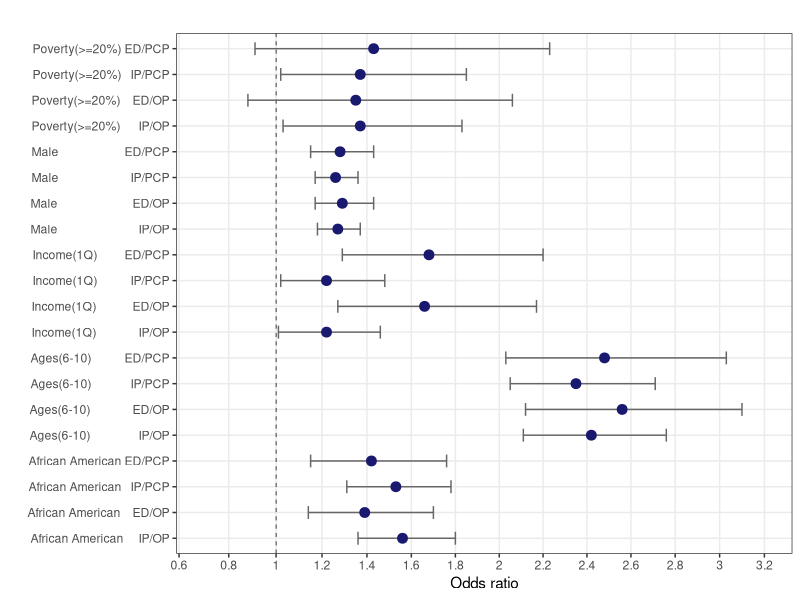

This chart was generated by the following R code: (Note: this script raises an error after producing the figure.)

library(ggplot2)

# Sample 1
boxLabels = c("African American     IP/OP", 
              "African American   IP/PCP", 
              "African American    ED/OP", 
              "African American ED/PCP",
              "Male                           IP/OP", 
              "Male                        IP/PCP", 
              "Male                         ED/OP", 
              "Male                      ED/PCP",
              "Ages(6-10)                IP/OP", 
              "Ages(6-10)             IP/PCP", 
              "Ages(6-10)              ED/OP", 
              "Ages(6-10)           ED/PCP",
              "Income(1Q)              IP/OP", 
              "Income(1Q)           IP/PCP", 
              "Income(1Q)            ED/OP", 
              "Income(1Q)         ED/PCP",
              "Poverty(>=20%)      IP/OP", 
              "Poverty(>=20%)   IP/PCP", 
              "Poverty(>=20%)    ED/OP", 
              "Poverty(>=20%) ED/PCP"
)

df <- data.frame(yAxis = length(boxLabels):1, 
                 boxCILow =  c(1.36, 1.31, 1.14, 1.15, 
                               1.18, 1.17, 1.17, 1.15,  
                               2.11, 2.05, 2.12, 2.03, 
                               1.01, 1.02, 1.27, 1.29, 
                               1.03, 1.02, 0.88, 0.91), 
                 boxOdds =   c(1.56, 1.53, 1.39, 1.42,
                               1.27, 1.26, 1.29, 1.28,
                               2.42, 2.35, 2.56, 2.48,
                               1.22, 1.22, 1.66, 1.68,
                               1.37, 1.37, 1.35, 1.43), 
                 boxCIHigh = c(1.80, 1.78, 1.70, 1.76,
                               1.37, 1.36, 1.43, 1.43,
                               2.76, 2.71, 3.10, 3.03,
                               1.46, 1.48, 2.17, 2.20,
                               1.83, 1.85, 2.06, 2.23))


(p <- ggplot(df, aes(x = boxOdds, y = boxLabels)) + 
    geom_vline(aes(xintercept = 1), size = .25, linetype = "dashed") + 
    geom_errorbarh(aes(xmax = boxCIHigh, xmin = boxCILow), size = .5, height = .5, color = "gray40") +
    geom_point(size = 3.0, color = "midnight blue") +
    coord_trans(x = scales:::exp_trans(2)) +
    
    scale_x_sqrt(breaks = seq(0.6, 3.2, 0.2), labels = seq(0.6, 3.2, 0.2),
                       limits = c(0.7,3.2)) +

            theme_bw()+
    theme(panel.grid.minor = element_blank()) +
    ylab("") +
    xlab("Odds ratio") +
    annotate(geom = "text", y =1.1, x = log10(1.5), 
             label = "", size = 5, hjust = 0) + 
    ggtitle("")
) 


  

# Sample 2
boxLabels = c("African American",
              "African American     IP/OP", 
              "African American   IP/PCP", 
              "African American    ED/OP", 
              "African American ED/PCP",
              "Male                           ", 
              "Male                           IP/OP", 
              "Male                        IP/PCP", 
              "Male                         ED/OP", 
              "Male                      ED/PCP",
              "Ages(6-10)                ", 
              "Ages(6-10)                IP/OP", 
              "Ages(6-10)             IP/PCP", 
              "Ages(6-10)              ED/OP", 
              "Ages(6-10)           ED/PCP",
              "Income(1Q)              ", 
              "Income(1Q)              IP/OP", 
              "Income(1Q)           IP/PCP", 
              "Income(1Q)            ED/OP", 
              "Income(1Q)         ED/PCP",
              "Poverty(>=20%)      ", 
              "Poverty(>=20%)      IP/OP", 
              "Poverty(>=20%)   IP/PCP", 
              "Poverty(>=20%)    ED/OP", 
              "Poverty(>=20%) ED/PCP"
)



df2$yAxis <- factor(df$yAxis,levels = c(
  "African American",
  "African American     IP/OP", 
  "African American   IP/PCP", 
  "African American    ED/OP", 
  "African American ED/PCP",
  "Male                           ", 
  "Male                           IP/OP", 
  "Male                        IP/PCP", 
  "Male                         ED/OP", 
  "Male                      ED/PCP",
  "Ages(6-10)                ", 
  "Ages(6-10)                IP/OP", 
  "Ages(6-10)             IP/PCP", 
  "Ages(6-10)              ED/OP", 
  "Ages(6-10)           ED/PCP",
  "Income(1Q)              ", 
  "Income(1Q)              IP/OP", 
  "Income(1Q)           IP/PCP", 
  "Income(1Q)            ED/OP", 
  "Income(1Q)         ED/PCP",
  "Poverty(>=20%)      ", 
  "Poverty(>=20%)      IP/OP", 
  "Poverty(>=20%)   IP/PCP", 
  "Poverty(>=20%)    ED/OP", 
  "Poverty(>=20%) ED/PCP"
))
              
              
              
# Revision (from  here)


df2 <- data.frame(yAxis = 
                   c(
                     "African American",
                     "African American     IP/OP", 
                     "African American   IP/PCP", 
                     "African American    ED/OP", 
                     "African American ED/PCP",
                     "Male                           ", 
                     "Male                           IP/OP", 
                     "Male                        IP/PCP", 
                     "Male                         ED/OP", 
                     "Male                      ED/PCP",
                     "Ages(6-10)                ", 
                     "Ages(6-10)                IP/OP", 
                     "Ages(6-10)             IP/PCP", 
                     "Ages(6-10)              ED/OP", 
                     "Ages(6-10)           ED/PCP",
                     "Income(1Q)              ", 
                     "Income(1Q)              IP/OP", 
                     "Income(1Q)           IP/PCP", 
                     "Income(1Q)            ED/OP", 
                     "Income(1Q)         ED/PCP",
                     "Poverty(>=20%)      ", 
                     "Poverty(>=20%)      IP/OP", 
                     "Poverty(>=20%)   IP/PCP", 
                     "Poverty(>=20%)    ED/OP", 
                     "Poverty(>=20%) ED/PCP"),
                 boxCILow =  c(0, 1.36, 1.31, 1.14, 1.15, 
                               0, 1.18, 1.17, 1.17, 1.15,  
                               0,2.11, 2.05, 2.12, 2.03, 
                               0,1.01, 1.02, 1.27, 1.29, 
                               0,1.03, 1.02, 0.88, 0.91), 
                 boxOdds =   c(0, 1.56, 1.53, 1.39, 1.42,
                               0, 1.27, 1.26, 1.29, 1.28,
                               0,2.42, 2.35, 2.56, 2.48,
                               0,1.22, 1.22, 1.66, 1.68,
                               0,1.37, 1.37, 1.35, 1.43), 
                 boxCIHigh = c(0, 1.80, 1.78, 1.70, 1.76, 
                               0, 1.37, 1.36, 1.43, 1.43,
                               0,2.76, 2.71, 3.10, 3.03,
                               0,1.46, 1.48, 2.17, 2.20,
                               0,1.83, 1.85, 2.06, 2.23))


# View(df2)

# Reverse order
df2$yAxis <- factor(df2$yAxis,levels=rev(unique(df2$yAxis)))



(p <- ggplot(df2, aes(x = boxOdds, y =yAxis)) + 
    geom_vline(aes(xintercept = 1), size = .25, linetype = "dashed") + 
    geom_bar(stat = "identity") +
    geom_errorbarh(aes(xmax = boxCIHigh, xmin = boxCILow), size = .5, height = .5, color = "gray40") +
    geom_point(size = 3.0, color = "midnight blue") +
    coord_trans(x = scales:::exp_trans(2)) +
    
    scale_x_sqrt(breaks = seq(0.6, 3.2, 0.2), labels = seq(0.6, 3.2, 0.2),
                 limits = c(0.7,3.2)) +
    
    theme_bw()+
    theme(panel.grid.minor = element_blank()) +
    ylab("") +
    xlab("Odds ratio") +
    annotate(geom = "text", y =1.1, x = log10(1.5), 
             label = "", size = 5, hjust = 0) + 
    ggtitle("Test")
) 
  

# Revision 3



df3 <- data.frame(yAxis = 
                    c(
                      "IP/OP", 
                      "IP/PCP", 
                      "ED/OP", 
                      "ED/PCP",
                      "IP/OP", 
                      "IP/PCP", 
                      "ED/OP", 
                      "ED/PCP",
                      "IP/OP", 
                      "IP/PCP", 
                      "ED/OP", 
                      "ED/PCP",
                      "IP/OP", 
                      "IP/PCP", 
                      "ED/OP", 
                      "ED/PCP",
                      "IP/OP", 
                      "IP/PCP", 
                      "ED/OP", 
                      "ED/PCP"),
                  grouping = c("African American","African American","African American","African American",
                               "Male","Male","Male","Male",
                               "Ages (6-10)","Ages (6-10)","Ages (6-10)","Ages (6-10)",
                               "Median Household Income (<Q1)","Median Household Income (<Q1)","Median Household Income (<Q1)","Median Household Income (<Q1)",  
                               "Poverty rate (>=20%)","Poverty rate (>=20%)","Poverty rate (>=20%)","Poverty rate (>=20%)"),
                  boxCILow =  c(1.36, 1.31, 1.14, 1.15, 
                                1.18, 1.17, 1.17, 1.15,  
                                2.11, 2.05, 2.12, 2.03, 
                                1.01, 1.02, 1.27, 1.29, 
                                1.03, 1.02, 0.88, 0.91), 
                  boxOdds =   c(1.56, 1.53, 1.39, 1.42,
                                1.27, 1.26, 1.29, 1.28,
                                2.42, 2.35, 2.56, 2.48,
                                1.22, 1.22, 1.66, 1.68,
                                1.37, 1.37, 1.35, 1.43), 
                  boxCIHigh = c(1.80, 1.78, 1.70, 1.76, 
                                1.37, 1.36, 1.43, 1.43,
                                2.76, 2.71, 3.10, 3.03,
                                1.46, 1.48, 2.17, 2.20,
                                1.83, 1.85, 2.06, 2.23))


# View(df3)



# Reverse order
df3$yAxis <- factor(df3$yAxis,levels=rev(unique(df3$yAxis)))



(p <- ggplot(df3, aes(x = boxOdds, y =yAxis)) + 
    geom_vline(aes(xintercept = 1), size = .25, linetype = "dashed") + 
    geom_bar(stat = "identity") +
    facet_wrap(~grouping, scales="free") +
    geom_errorbarh(aes(xmax = boxCIHigh, xmin = boxCILow), size = .05, height = .15, color = "gray40") +
    geom_point(size = 2.5, color = "blue") +
    coord_trans(x = scales:::exp_trans(2)) +
    
    scale_x_sqrt(breaks = seq(0.6, 3.2, 0.4), labels = seq(0.6, 3.2, 0.4),
                 limits = c(0.7,3.2)) +
    
    theme_bw()+
    theme(panel.grid.minor = element_blank()) +
    ylab("") +
    xlab("Odds ratio (log scale)") +
    annotate(geom = "text", y =1.1, x = log10(1.5), 
             label = "Model p < 0.001", size = 5, hjust = 0) + 
    ggtitle("")
) 



# grouping
# facet_wrap(~grouping, scales="free") +

# Adjust scale of x Axis  
# scale_x_sqrt(breaks = seq(0.6, 3.2, 0.4), labels = seq(0.6, 3.2, 0.4),
             


# This is most recently updated (7/24/20)
(p <- ggplot(df3, aes(x = boxOdds, y =yAxis)) + 
    geom_vline(aes(xintercept = 1), size = .25, linetype = "dashed") + 
    geom_bar(stat = "identity") +
    facet_wrap(~grouping, scales="free") +

    geom_errorbarh(data = filter(df3, yAxis=="IP/OP"), aes(xmax = boxCIHigh, xmin = boxCILow), size = .05, height = .15, color = "gray40") +
    geom_point(data = filter(df3, yAxis=="IP/OP"), size = 3, color = "midnight blue") +

    geom_errorbarh(data = filter(df3, yAxis=="IP/PCP"), aes(xmax = boxCIHigh, xmin = boxCILow), size = .05, height = .15, color = "gray40") +
    geom_point(data = filter(df3, yAxis=="IP/PCP"), size = 3, color = "dark orange") +
    
    geom_errorbarh(data = filter(df3, yAxis=="ED/OP"), aes(xmax = boxCIHigh, xmin = boxCILow), size = .05, height = .15, color = "gray40") +
    geom_point(data = filter(df3, yAxis=="ED/OP"), size = 3, color = "dark green") +
    
    geom_errorbarh(data = filter(df3, yAxis=="ED/PCP"), aes(xmax = boxCIHigh, xmin = boxCILow), size = .05, height = .15, color = "gray40") +
    geom_point(data = filter(df3, yAxis=="ED/PCP"), size = 3, color = "purple") +
    
    coord_trans(x = scales:::exp_trans(2)) +
    
    scale_x_sqrt(breaks = seq(0.6, 3.2, 0.4), labels = seq(0.6, 3.2, 0.4),
                 limits = c(0.7,3.2)) +
    
    theme_bw()+
    theme(panel.grid.minor = element_blank()) +
    ylab("") +
    xlab("Odds ratio (log scale)") +
    annotate(geom = "text", y =1.1, x = log10(1.5), 
             label = "Model p < 0.001", size = 5, hjust = 0) + 
    ggtitle("")
) 



# Different point color
# Use filter function
# https://www.jscarlton.net/post/2017-04-05multipledotsggplot/










# Order x axis

library(tidyverse)
library(scales)

data(tips, package = "reshape2")

View(tips)

tips %>% 
  count(day) %>% 
  mutate(perc = n / nrow(tips)) -> tips2


tips2$day <- factor(tips2$day,levels = c("Thur", "Fri", "Sat", "Sun"))

ggplot(tips2, aes(x = day, y = perc)) + geom_bar(stat = "identity")







# http://sape.inf.usi.ch/quick-reference/ggplot2/geom_errorbar





# Bar graphs

df <- data.frame(dose=c("D0.5", "D1", "D2"),
                 len=c(4.2, 10, 29.5))
head(df)

ggplot(data=df, aes(x=dose, y=len)) +
  geom_bar(stat="identity", fill="steelblue")+
  geom_text(aes(label=len), vjust=-0.3, size=3.5)+
  theme_minimal()

# Inside bars
ggplot(data=df, aes(x=dose, y=len)) +
  geom_bar(stat="identity", fill="steelblue")+
  geom_text(aes(label=len), vjust=1.6, color="white", size=3.5)+
  theme_minimal()


# VIIP 
df2 <- data.frame(supp=rep(c("Threnshold MY2018", "Threnshold MY2015"), each=3),
                  Measure=rep(c("CWP", "AMR", "AAB"),2),
                  Rate=c('26.55%', '57.25%', '33.22%', '19.81%', '52.28%', '29.30%'))
head(df2)


ggplot(data=df2, aes(x=Measure, y=Rate, fill=supp)) +
  geom_bar(stat="identity", position=position_dodge())+
  geom_text(aes(label=Rate), vjust=-0.3, size=3.5,
            position = position_dodge(0.9), size=3.5)+
  scale_fill_brewer(palette="Paired")+
  theme_minimal()




ggplot(data=df, aes(x=dose, y=len)) +
  geom_bar(stat="identity", fill="steelblue")+
  geom_text(aes(label=len), vjust=-0.3, size=3.5)+
  theme_minimal()




####################################### Contorller medications added #######################################
### 04/19/21



df4 <- data.frame(yAxis = 
                    c(
                      "ED/OP", 
                      "ED/PCP", 
                      "IP/OP", 
                      "IP/PCP",
                      "ED/OP", 
                      "ED/PCP", 
                      "IP/OP", 
                      "IP/PCP",
                      "ED/OP", 
                      "ED/PCP", 
                      "IP/OP", 
                      "IP/PCP",
                      "ED/OP", 
                      "ED/PCP", 
                      "IP/OP", 
                      "IP/PCP",
                      "ED/OP", 
                      "ED/PCP", 
                      "IP/OP", 
                      "IP/PCP",
                      "ED/OP", 
                      "ED/PCP", 
                      "IP/OP", 
                      "IP/PCP"),
                  grouping = c("African American","African American","African American","African American",
                               "Male","Male","Male","Male",
                               "Ages (0-5)","Ages (0-5)","Ages (0-5)","Ages (0-5)",
                               "AMR (<0.5)","AMR (<0.5)","AMR (<0.5)","AMR (<0.5)",
                               "Median Household Income (<Q1)","Median Household Income (<Q1)","Median Household Income (<Q1)","Median Household Income (<Q1)",  
                               "Poverty rate (>=20%)","Poverty rate (>=20%)","Poverty rate (>=20%)","Poverty rate (>=20%)"),
                  boxCILow =  c(1.08, 1.10, 1.30, 1.26, 
                                1.13, 1.11, 1.13, 1.12,  
                                2.13, 1.90, 2.38, 2.15, 
                                1.78, 1.93, 2.06, 2.28,  
                                1.38, 1.39, 1.09, 1.10, 
                                0.95, 0.99, 1.10, 1.08), 
                  boxOdds =   c(1.32, 1.36, 1.50, 1.47,
                                1.25, 1.24, 1.22, 1.21,
                                2.65, 2.39, 2.77, 2.52,  
                                1.97, 2.14, 2.22, 2.45,
                                1.78, 1.80, 1.30, 1.31,
                                1.47, 1.59, 1.48, 1.47), 
                  boxCIHigh = c(1.62, 1.68, 1.73, 1.71, 
                                1.39, 1.38, 1.32, 1.31,
                                3.29, 3.01, 3.22, 2.96,  
                                2.17, 2.37, 2.38, 2.64,
                                2.31, 2.33, 1.54, 1.57,
                                2.29, 2.53, 1.99, 2.00))


# View(df4)



# Reverse order
df4$yAxis <- factor(df4$yAxis,levels=rev(unique(df4$yAxis)))


(p <- ggplot(df4, aes(x = boxOdds, y =yAxis)) + 
    geom_vline(aes(xintercept = 1), size = .25, linetype = "dashed") + 
    geom_bar(stat = "identity") +
    facet_wrap(~grouping, scales="free") +
    geom_errorbarh(aes(xmax = boxCIHigh, xmin = boxCILow), size = .05, height = .15, color = "gray40") +
    geom_point(size = 2.5, color = "blue") +
    coord_trans(x = scales:::exp_trans(2)) +
    
    scale_x_sqrt(breaks = seq(0.6, 3.2, 0.4), labels = seq(0.6, 3.2, 0.4),
                 limits = c(0.7,3.2)) +
    
    theme_bw()+
    theme(panel.grid.minor = element_blank()) +
    ylab("") +
    xlab("Odds Ratio (log scale)") +
    annotate(geom = "text", y =1.1, x = log10(1.5), 
             label = "Model p < 0.001", size = 5, hjust = 0) + 
    ggtitle("")
) 



# grouping
# facet_wrap(~grouping, scales="free") +

# Adjust scale of x Axis  
# scale_x_sqrt(breaks = seq(0.6, 3.2, 0.4), labels = seq(0.6, 3.2, 0.4),



# This is most recently updated (4/19/20)/ AMR updated (06/23/21)


(p <- ggplot(df4, aes(x = boxOdds, y =yAxis)) + 
    geom_vline(aes(xintercept = 1), size = .25, linetype = "dashed") + 
    geom_bar(stat = "identity") +
    facet_wrap(~grouping, scales="free") +
    
    geom_errorbarh(data = filter(df4, yAxis=="IP/OP"), aes(xmax = boxCIHigh, xmin = boxCILow), size = .05, height = .15, color = "gray40") +
    geom_point(data = filter(df4, yAxis=="IP/OP"), size = 3, color = "midnight blue") +
    
    geom_errorbarh(data = filter(df4, yAxis=="IP/PCP"), aes(xmax = boxCIHigh, xmin = boxCILow), size = .05, height = .15, color = "gray40") +
    geom_point(data = filter(df4, yAxis=="IP/PCP"), size = 3, color = "dark orange") +
    
    geom_errorbarh(data = filter(df4, yAxis=="ED/OP"), aes(xmax = boxCIHigh, xmin = boxCILow), size = .05, height = .15, color = "gray40") +
    geom_point(data = filter(df4, yAxis=="ED/OP"), size = 3, color = "dark green") +
    
    geom_errorbarh(data = filter(df4, yAxis=="ED/PCP"), aes(xmax = boxCIHigh, xmin = boxCILow), size = .05, height = .15, color = "gray40") +
    geom_point(data = filter(df4, yAxis=="ED/PCP"), size = 3, color = "purple") +
    
    coord_trans(x = scales:::exp_trans(2)) +
    

        scale_x_sqrt(breaks = seq(0.6, 3.4, 0.4), labels = seq(0.6, 3.4, 0.4),
                 limits = c(0.8,3.4)) +
    
        theme_bw()+
    theme(panel.grid.minor = element_blank()) +
    ylab("") +
    xlab("Odds Ratio (log scale)") +
    annotate(geom = "text", y =1.1, x = log10(1.5), 
             label = "Model p < 0.001", size = 5, hjust = 0) + 
    ggtitle("")
) 


